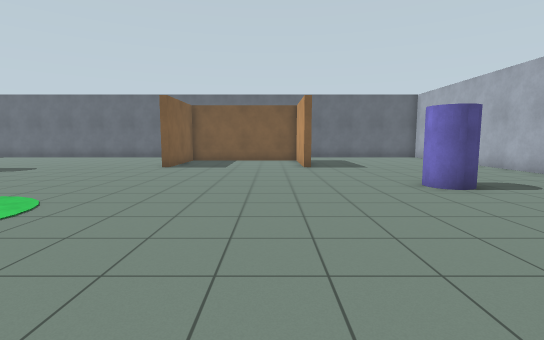
[1] (above)

20 first-person views from a walk through a Gazebo world. The camera is 1.2 m above the floor, tilts 6° down and sees 85° across. The floor is counted in squares, 1 m on a side. Each view is taken from the middle of a square. On the plan, view 1 faces up. The plan holds only what a view shows up to about 13 squares ahead; the rest is blank.

[2]
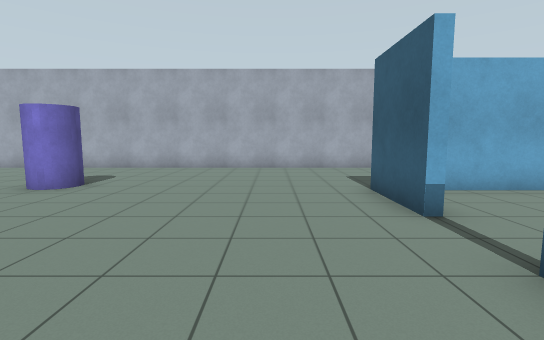

[3]
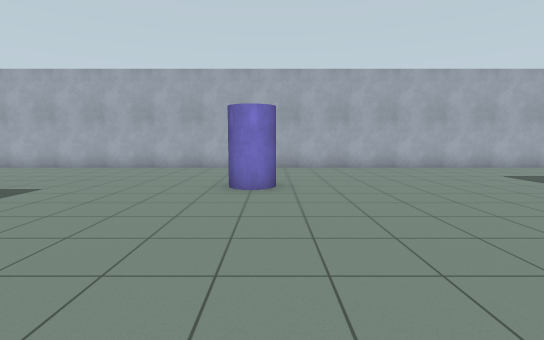

[4]
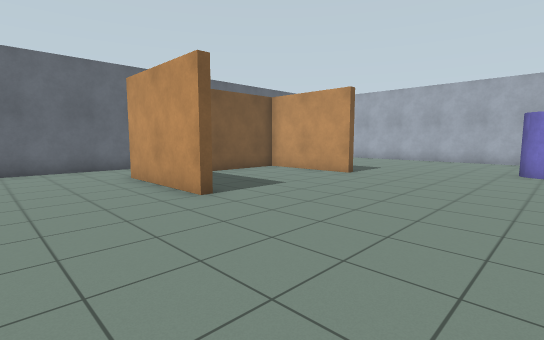

[5]
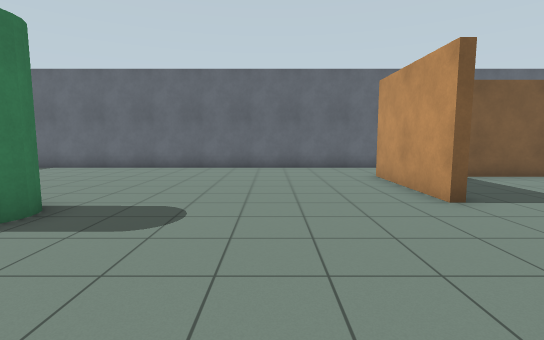

[6]
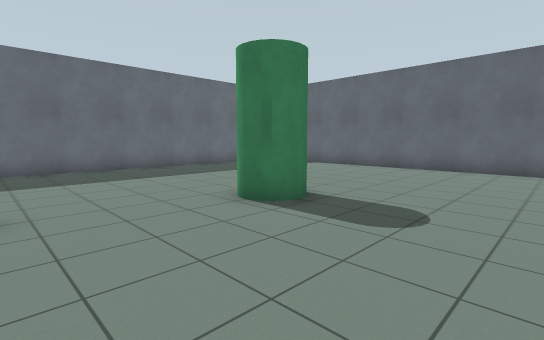

[7]
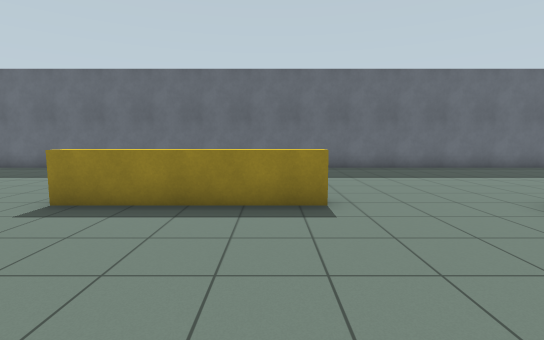

[8]
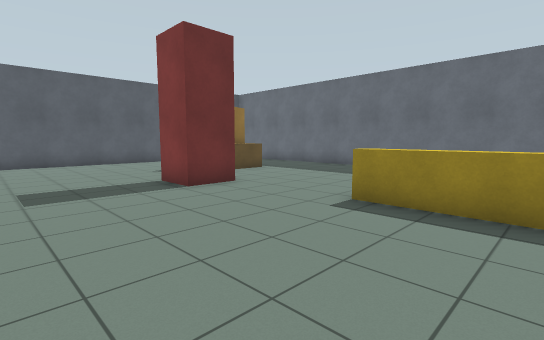

[9]
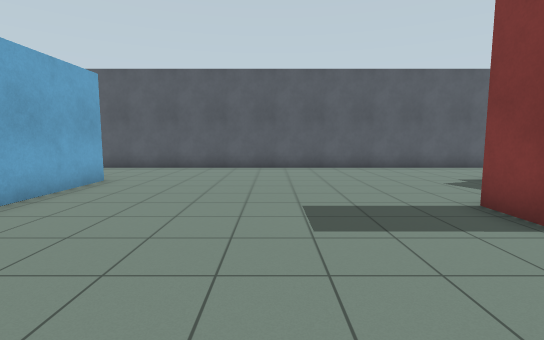

[10]
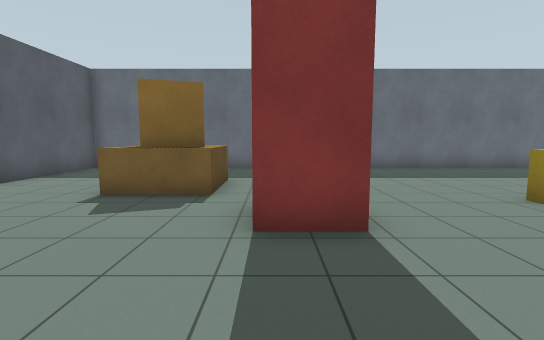

[11]
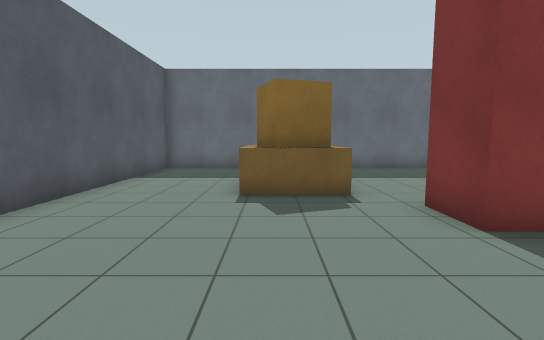

[12]
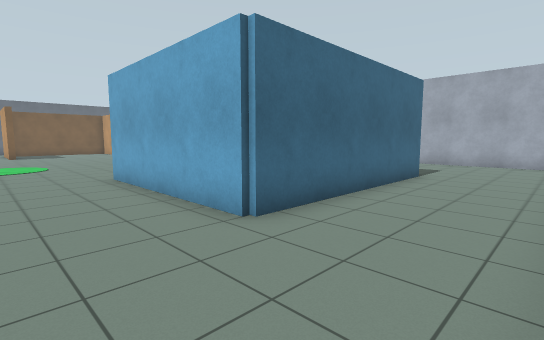

[13]
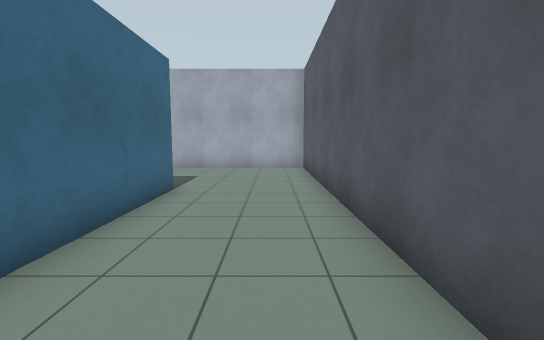

[14]
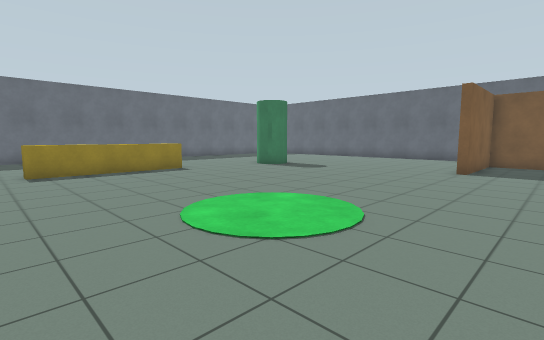

[15]
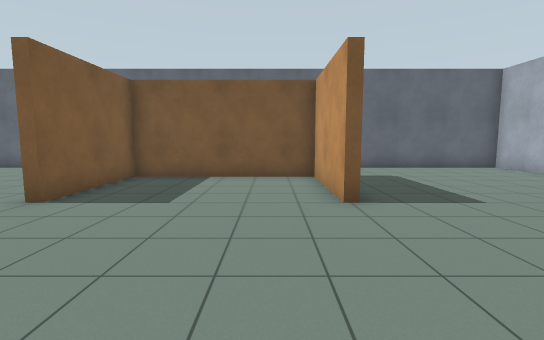

[16]
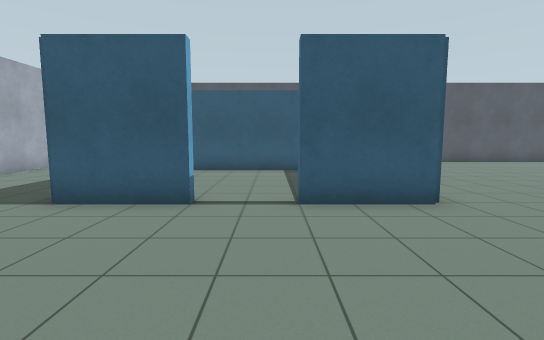

[17]
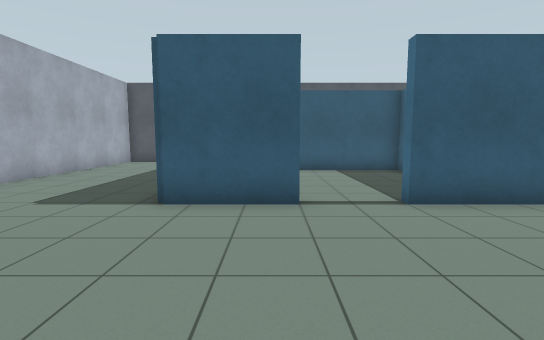

[18]
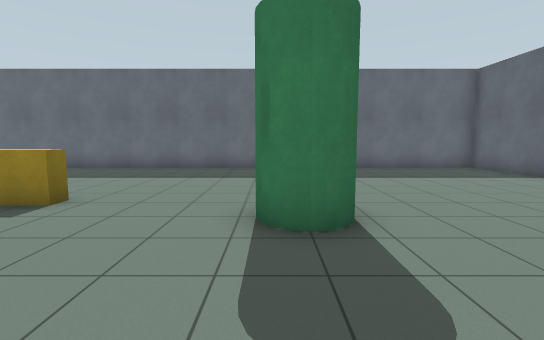

[19]
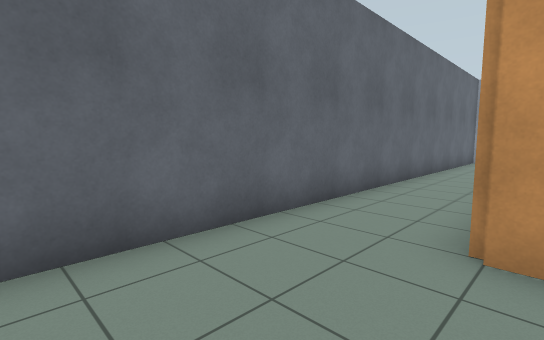

[20]
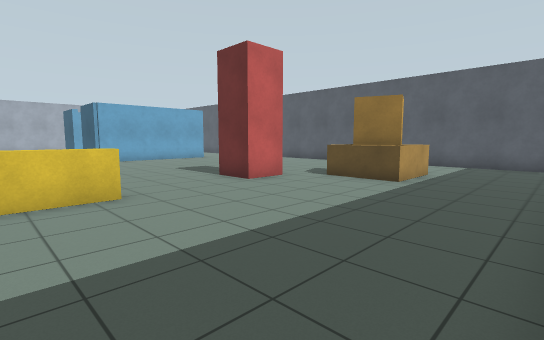

### Floor plan
Ten units are one square. View 1 is at (0, 0); x grows to the right and y downward. Boxes are objects, and circles mark ways between rooms. Rooms are numbered by the first view taken in them; rooms with no view inside come last. Other rooms are left out.
<svg viewBox="-208 -198 306 306">
<path fill="none" stroke="#000" d="M14 8 14 4M-5 4 -5 8M38 44 38 20M-29 63 30 63M14 4 42 4M18 -125 14 -125 14 -163 -43 -163 -43 -125 -46 -125 -46 -168M41 67 -32 67 -32 4 -5 4M-203 -193 -203 103 93 103 93 -193 -203 -193M-138 -70 -132 -70 -132 -20 -138 -20 -138 -39"/>
<rect x="-165" y="45" width="20" height="20" fill="#bbb"><title>orange box</title></rect>
<rect x="-135" y="15" width="20" height="20" fill="#bbb"><title>red box</title></rect>
<rect x="-135" y="-125" width="20" height="20" fill="#bbb"><title>green cylinder</title></rect>
<rect x="35" y="-85" width="20" height="20" fill="#bbb"><title>blue cylinder</title></rect>
<circle cx="5" cy="0" r="3" fill="#2a7"/>
<text x="10" y="30">1</text>
<text x="-60" y="-50">2</text>
</svg>
Room 1 opens to room 2.

Where each view was taken, in squares from view 1:
view 1: 0 up, 0 right, facing up
view 2: 2 up, 3 left, facing right
view 3: 7 up, 3 left, facing right
view 4: 7 up, 8 left, facing up-right
view 5: 7 up, 8 left, facing up
view 6: 7 up, 8 left, facing up-left
view 7: 6 up, 8 left, facing left
view 8: 5 up, 8 left, facing down-left
view 9: 2 up, 8 left, facing down
view 10: 3 down, 8 left, facing left
view 11: 6 down, 8 left, facing left
view 12: 10 down, 6 left, facing up-right
view 13: 9 down, 3 left, facing right
view 14: 1 up, 2 left, facing up-left
view 15: 7 up, 0 right, facing up
view 16: 5 up, 0 right, facing down
view 17: 5 up, 2 right, facing down
view 18: 11 up, 8 left, facing left
view 19: 16 up, 8 left, facing up-right
view 20: 4 up, 20 left, facing down-right
